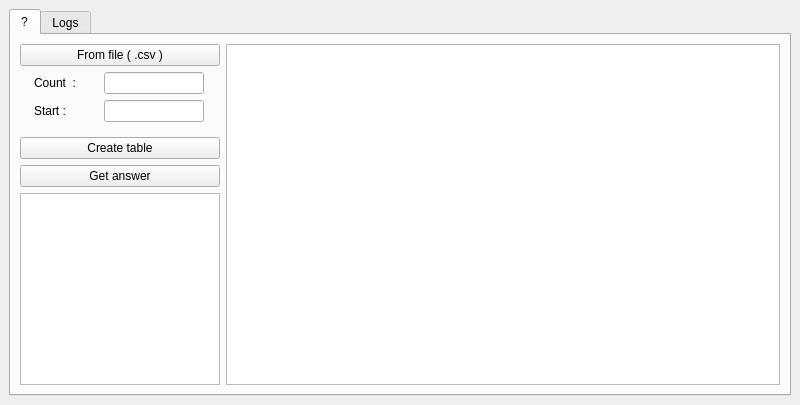
<?xml version="1.0" encoding="UTF-8"?>
<ui version="4.0">
 <class>MainWindow</class>
 <widget class="QMainWindow" name="MainWindow">
  <property name="geometry">
   <rect>
    <x>0</x>
    <y>0</y>
    <width>800</width>
    <height>405</height>
   </rect>
  </property>
  <property name="windowTitle">
   <string>MainWindow</string>
  </property>
  <widget class="QWidget" name="centralwidget">
   <layout class="QGridLayout" name="gridLayout">
    <item row="0" column="0">
     <widget class="QTabWidget" name="tabWidget">
      <property name="currentIndex">
       <number>0</number>
      </property>
      <widget class="QWidget" name="tab1">
       <attribute name="title">
        <string>?</string>
       </attribute>
       <layout class="QGridLayout" name="gridLayout_2">
        <item row="6" column="0" rowspan="2">
         <widget class="QTextBrowser" name="edit_answer">
          <property name="maximumSize">
           <size>
            <width>200</width>
            <height>16777215</height>
           </size>
          </property>
         </widget>
        </item>
        <item row="1" column="0">
         <layout class="QHBoxLayout" name="horizontalLayout">
          <item>
           <widget class="QLabel" name="label">
            <property name="maximumSize">
             <size>
              <width>50</width>
              <height>20</height>
             </size>
            </property>
            <property name="text">
             <string>Count  : </string>
            </property>
           </widget>
          </item>
          <item>
           <widget class="QLineEdit" name="edit_count">
            <property name="maximumSize">
             <size>
              <width>100</width>
              <height>16777215</height>
             </size>
            </property>
           </widget>
          </item>
         </layout>
        </item>
        <item row="5" column="0">
         <widget class="QPushButton" name="get_answer_button">
          <property name="maximumSize">
           <size>
            <width>200</width>
            <height>16777215</height>
           </size>
          </property>
          <property name="text">
           <string>Get answer</string>
          </property>
         </widget>
        </item>
        <item row="2" column="0">
         <layout class="QHBoxLayout" name="horizontalLayout_2">
          <item>
           <widget class="QLabel" name="label_2">
            <property name="maximumSize">
             <size>
              <width>50</width>
              <height>16777215</height>
             </size>
            </property>
            <property name="text">
             <string>Start :</string>
            </property>
           </widget>
          </item>
          <item>
           <widget class="QLineEdit" name="edit_start">
            <property name="maximumSize">
             <size>
              <width>100</width>
              <height>16777215</height>
             </size>
            </property>
           </widget>
          </item>
         </layout>
        </item>
        <item row="4" column="0">
         <widget class="QPushButton" name="create_button">
          <property name="maximumSize">
           <size>
            <width>200</width>
            <height>16777215</height>
           </size>
          </property>
          <property name="text">
           <string>Create table</string>
          </property>
         </widget>
        </item>
        <item row="0" column="0">
         <widget class="QPushButton" name="pushButton">
          <property name="text">
           <string>From file ( .csv )</string>
          </property>
         </widget>
        </item>
        <item row="0" column="1" rowspan="8">
         <widget class="QTableWidget" name="table"/>
        </item>
       </layout>
      </widget>
      <widget class="QWidget" name="tab2">
       <attribute name="title">
        <string>Logs</string>
       </attribute>
       <layout class="QGridLayout" name="gridLayout_3">
        <item row="0" column="0">
         <widget class="QTextBrowser" name="logs"/>
        </item>
       </layout>
      </widget>
     </widget>
    </item>
   </layout>
  </widget>
 </widget>
 <resources/>
 <connections/>
</ui>
